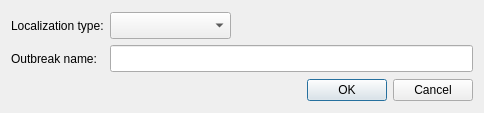
<?xml version="1.0" encoding="UTF-8"?>
<ui version="4.0">
 <class>Dialog</class>
 <widget class="QDialog" name="Dialog">
  <property name="geometry">
   <rect>
    <x>0</x>
    <y>0</y>
    <width>484</width>
    <height>113</height>
   </rect>
  </property>
  <property name="windowTitle">
   <string>Dialog</string>
  </property>
  <layout class="QGridLayout" name="gridLayout_2">
   <item row="0" column="0">
    <layout class="QGridLayout" name="gridLayout">
     <item row="0" column="0">
      <widget class="QLabel" name="label">
       <property name="text">
        <string>Localization type:</string>
       </property>
      </widget>
     </item>
     <item row="0" column="1">
      <widget class="QComboBox" name="comboBox">
       <property name="minimumSize">
        <size>
         <width>121</width>
         <height>27</height>
        </size>
       </property>
      </widget>
     </item>
     <item row="0" column="2">
      <spacer name="horizontalSpacer">
       <property name="orientation">
        <enum>Qt::Horizontal</enum>
       </property>
       <property name="sizeHint" stdset="0">
        <size>
         <width>40</width>
         <height>20</height>
        </size>
       </property>
      </spacer>
     </item>
     <item row="1" column="0">
      <widget class="QLabel" name="label_2">
       <property name="text">
        <string>Outbreak name:</string>
       </property>
      </widget>
     </item>
     <item row="1" column="1" colspan="2">
      <widget class="QLineEdit" name="lineEdit">
       <property name="minimumSize">
        <size>
         <width>341</width>
         <height>27</height>
        </size>
       </property>
       <property name="inputMethodHints">
        <set>Qt::ImhNone</set>
       </property>
       <property name="inputMask">
        <string/>
       </property>
       <property name="maxLength">
        <number>100</number>
       </property>
      </widget>
     </item>
    </layout>
   </item>
   <item row="1" column="0">
    <widget class="QDialogButtonBox" name="buttonBox">
     <property name="orientation">
      <enum>Qt::Horizontal</enum>
     </property>
     <property name="standardButtons">
      <set>QDialogButtonBox::Cancel|QDialogButtonBox::Ok</set>
     </property>
    </widget>
   </item>
  </layout>
 </widget>
 <resources/>
 <connections>
  <connection>
   <sender>buttonBox</sender>
   <signal>accepted()</signal>
   <receiver>Dialog</receiver>
   <slot>accept()</slot>
   <hints>
    <hint type="sourcelabel">
     <x>248</x>
     <y>254</y>
    </hint>
    <hint type="destinationlabel">
     <x>157</x>
     <y>274</y>
    </hint>
   </hints>
  </connection>
  <connection>
   <sender>buttonBox</sender>
   <signal>rejected()</signal>
   <receiver>Dialog</receiver>
   <slot>reject()</slot>
   <hints>
    <hint type="sourcelabel">
     <x>316</x>
     <y>260</y>
    </hint>
    <hint type="destinationlabel">
     <x>286</x>
     <y>274</y>
    </hint>
   </hints>
  </connection>
 </connections>
</ui>
